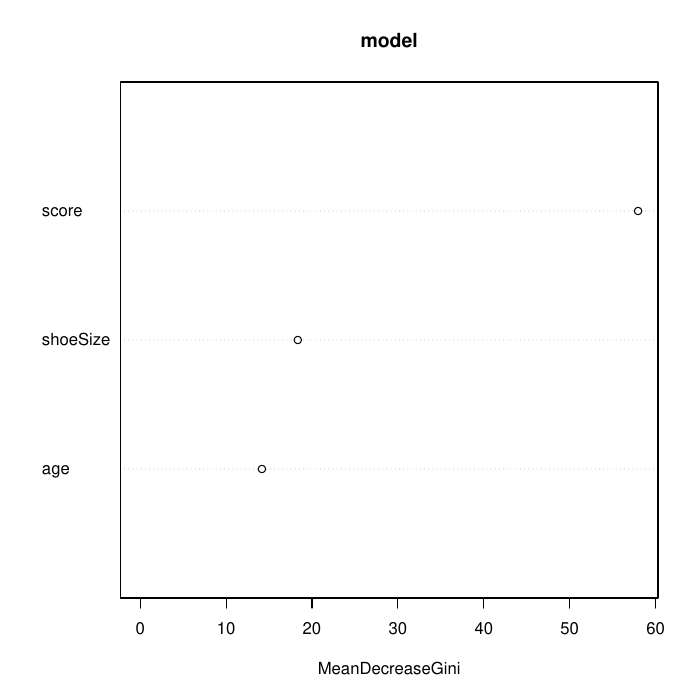

Recreate this plot in R.
library(randomForest)

# Load data
readingSkills = read.csv('data/reading_skills.csv', header=TRUE)

# Show all data
print(readingSkills)

# Show size of the table of the data
dim(readingSkills)

# Show summary of the data
summary(readingSkills)


model = randomForest(nativeSpeaker ~ age + shoeSize + score, data = readingSkills)
model

# Show importance of factor
importance(model)

pdf('random_forest.pdf')
varImpPlot(model)

# Load data not classfied
readkingSkillsNotClassified = read.csv('data/reading_skills_not_classfied.csv', header=TRUE)
predict(model, readkingSkillsNotClassified)
